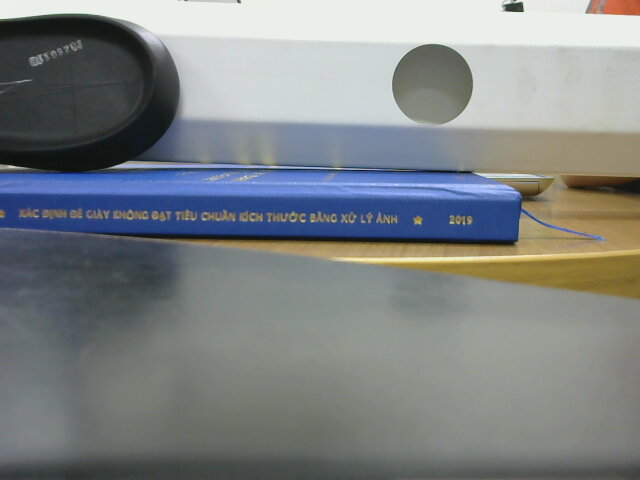
#> input picture epipoline/left_2.jpg, 640 x 480 px
$ python distance.py
#> lines starting #> are read from the running program, lines starting #| are printed output that depends on the picture; after the words box and inside, x2 and y2 are one past the last pixel; in counts of white or black regions, pixels touching at a corner belong together
import cv2
import numpy as np
class circle_detect:
    def __init__(self,img,param1_circle,param2_canny):
        self.img = img
        self.para1_circle = param1_circle
        self.para2_canny = param2_canny
        gray = cv2.cvtColor(img, cv2.COLOR_BGR2GRAY)
        gray = cv2.medianBlur(gray, 3)
        rows = gray.shape[0]
        self.circles = cv2.HoughCircles(gray, cv2.HOUGH_GRADIENT, 1, rows / 8,
                                param1=self.para1_circle, param2=self.para2_canny,
                                minRadius=0, maxRadius=0)
    def update(self,img):
        self.img = img
        gray = cv2.cvtColor(img, cv2.COLOR_BGR2GRAY)
        gray = cv2.medianBlur(gray, 3)
        rows = gray.shape[0]
        self.circles = cv2.HoughCircles(gray, cv2.HOUGH_GRADIENT, 1, rows / 8,
                                param1=self.para1_circle, param2=self.para2_canny,
                                minRadius=0, maxRadius=0)
    def draw(self):
        if self.circles is not None:
            self.circles = np.uint16(np.around(self.circles))
            for i in self.circles[0, :]:
                center = (i[0], i[1])
                # circle center
                cv2.circle(self.img, center, 1, (0, 100, 100), 3)
                # circle outline
                radius = i[2]
                cv2.circle(self.img, center, radius, (0, 0, 255), 8)
                cv2.putText(self.img, str(center) , center, cv2.FONT_HERSHEY_SIMPLEX, 0.4, (255,0,0),1)
                return self.img
        else:
            #print(' No circle ! ')
            return self.img

def caculate_distance(f,baseline,center_circle_L,center_circle_R,imageshape):
    if center_circle_R is not None and center_circle_L is not None :
        if center_circle_R.shape[1] == 1 and center_circle_L.shape[1] == 1 :
            X_center = imageshape[1]/2
            XL =  center_circle_L[0,0,0] - X_center
            XR =  X_center - center_circle_R[0,0,0]
            print('XL: ', XL )
            print('XR: ', XR)
            print('X center: ',X_center)
            return baseline*f/(XR-XL)
    else:
        return 0


imgL = cv2.imread('left_2.jpg')  #queryimage # left image
#> imgL is the input picture: shape (480, 640, 3); mean B, G, R 132.5, 131.5, 126.4
imgR = cv2.imread('right_2.jpg') #trainimage # right image
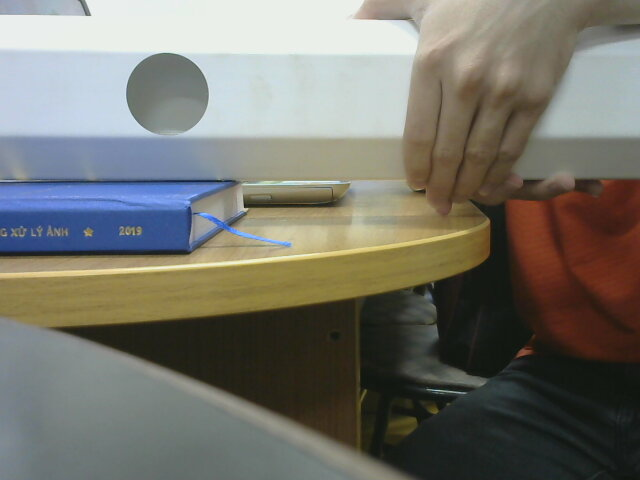
#> input picture epipoline/right_2.jpg, 640 x 480 px
#> imgR is the input picture: shape (480, 640, 3); mean B, G, R 108.5, 116.7, 117.5
imgL_ob = circle_detect(imgL,30,80)
#> in __init__, `gray = cv2.cvtColor(img, cv2.COLOR_BGR2GRAY)`:
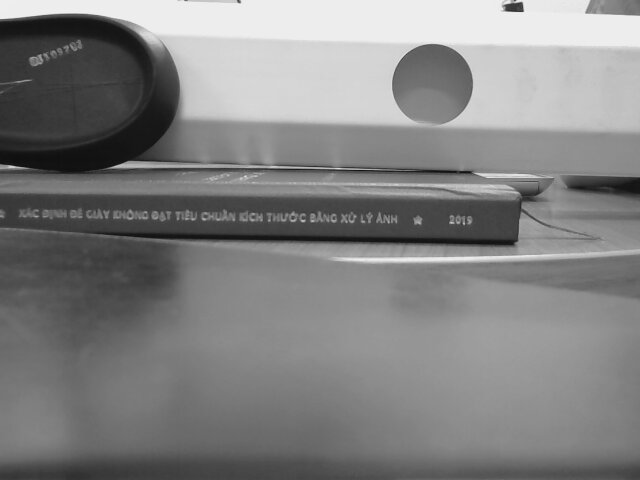
#> gray: shape (480, 640); min 12, max 248, mean 130.1
#> in __init__, `self.circles = cv2.HoughCircles(gray, cv2.HOUGH_GRADIENT, 1, rows / 8,..`: self.circles = [[432.5, 83.5, 40.5]]
result_L = imgL_ob.draw()
#> in draw, `self.circles = np.uint16(np.around(self.circles))`: self.circles = [[432, 84, 40]]
#> the loop in draw, `for i in self.circles[0, :]:` made 1 pass
#> after the loop in draw, `for i in self.circles[0, :]:`:
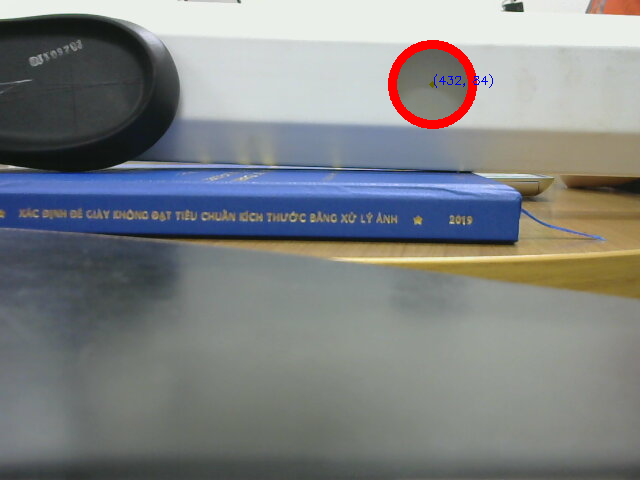
#> self.img: shape (480, 640, 3); 0.78% of pixels changed, all inside (x1, y1, x2, y2) = (388, 40, 493, 129)
imgR_ob = circle_detect(imgR,30,80)
#> call 2 of __init__, with param1_circle = 30, param2_canny = 80
#> in __init__ (call 2), `gray = cv2.cvtColor(img, cv2.COLOR_BGR2GRAY)`:
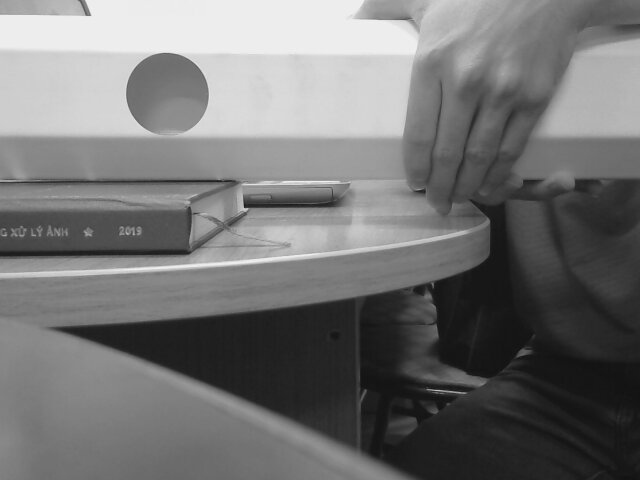
#> gray: shape (480, 640); min 13, max 244, mean 116
#> in __init__ (call 2), `self.circles = cv2.HoughCircles(gray, cv2.HOUGH_GRADIENT, 1, rows / 8,..`: self.circles = [[167.5, 93.5, 41.9]]
result_R = imgR_ob.draw()
#> the loop in draw, `for i in self.circles[0, :]:` made 1 pass
#> (center, radius) on pass 1: ((168, 94), 42)
#> after the loop in draw, `for i in self.circles[0, :]:`:
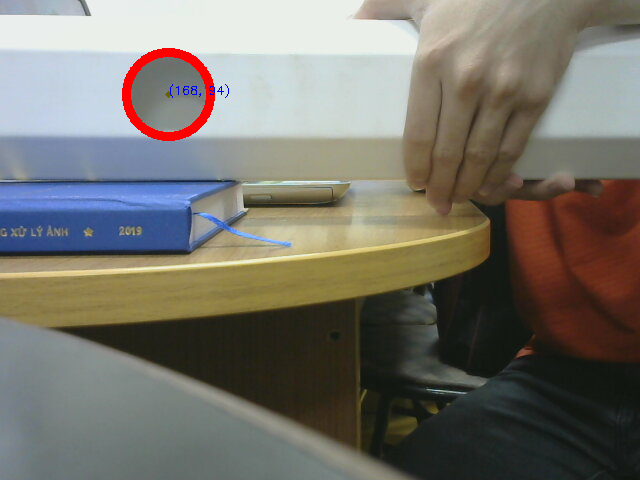
#> self.img: shape (480, 640, 3); 0.82% of pixels changed, all inside (x1, y1, x2, y2) = (122, 48, 229, 141)

dist = caculate_distance(214,120,imgL_ob.circles,imgR_ob.circles,imgL.shape)
#> in caculate_distance, `XL =  center_circle_L[0,0,0] - X_center`: XL = 112
#> in caculate_distance, `XR =  X_center - center_circle_R[0,0,0]`: XR = 152
#| XL:  112.0
#| XR:  152.0
#> dist = 642

print('dist', dist)
#| dist 642.0
if result_L is not None and result_R is not None:
    cv2.imshow("detected circles Left", result_L)
    cv2.imshow("detected circles Right", result_R)
cv2.waitKey(0)
